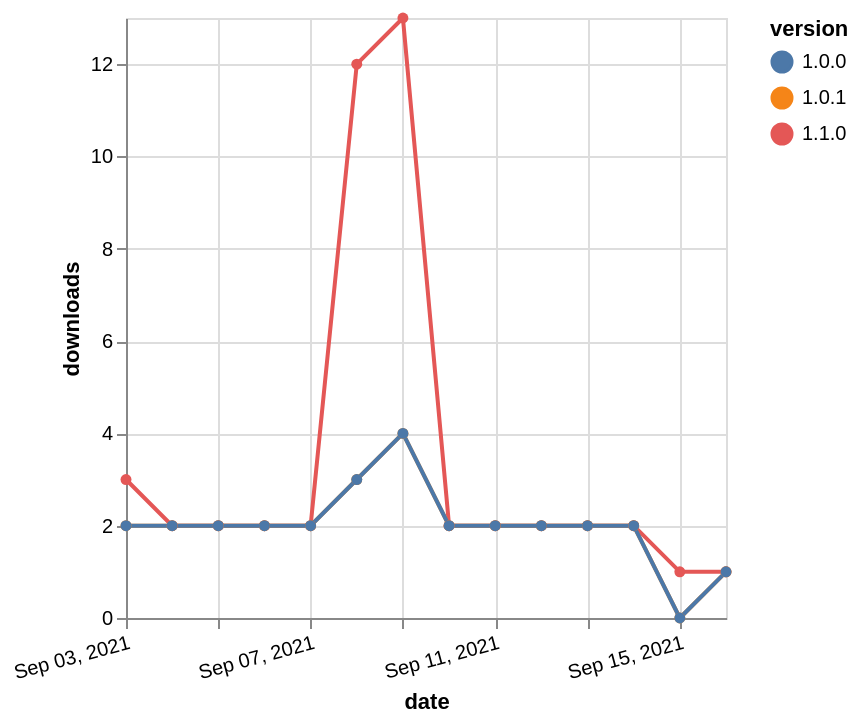

Vega-Lite specification for this chart:
### Vega-Lite specification from a JSON file in a GitHub repository (floating-point values rounded to 4 significant figures)
{"$schema": "https://vega.github.io/schema/vega-lite/v5.json", "description": "A simple bar chart with embedded data.", "data": {"values": [{"date": "2021-09-03", "total": 1732, "delta": 3, "version": "1.1.0"}, {"date": "2021-09-04", "total": 1734, "delta": 2, "version": "1.1.0"}, {"date": "2021-09-05", "total": 1736, "delta": 2, "version": "1.1.0"}, {"date": "2021-09-06", "total": 1738, "delta": 2, "version": "1.1.0"}, {"date": "2021-09-07", "total": 1740, "delta": 2, "version": "1.1.0"}, {"date": "2021-09-08", "total": 1752, "delta": 12, "version": "1.1.0"}, {"date": "2021-09-09", "total": 1765, "delta": 13, "version": "1.1.0"}, {"date": "2021-09-10", "total": 1767, "delta": 2, "version": "1.1.0"}, {"date": "2021-09-11", "total": 1769, "delta": 2, "version": "1.1.0"}, {"date": "2021-09-12", "total": 1771, "delta": 2, "version": "1.1.0"}, {"date": "2021-09-13", "total": 1773, "delta": 2, "version": "1.1.0"}, {"date": "2021-09-14", "total": 1775, "delta": 2, "version": "1.1.0"}, {"date": "2021-09-15", "total": 1776, "delta": 1, "version": "1.1.0"}, {"date": "2021-09-16", "total": 1777, "delta": 1, "version": "1.1.0"}, {"date": "2021-09-03", "total": 1342, "delta": 2, "version": "1.0.1"}, {"date": "2021-09-04", "total": 1344, "delta": 2, "version": "1.0.1"}, {"date": "2021-09-05", "total": 1346, "delta": 2, "version": "1.0.1"}, {"date": "2021-09-06", "total": 1348, "delta": 2, "version": "1.0.1"}, {"date": "2021-09-07", "total": 1350, "delta": 2, "version": "1.0.1"}, {"date": "2021-09-08", "total": 1353, "delta": 3, "version": "1.0.1"}, {"date": "2021-09-09", "total": 1357, "delta": 4, "version": "1.0.1"}, {"date": "2021-09-10", "total": 1359, "delta": 2, "version": "1.0.1"}, {"date": "2021-09-11", "total": 1361, "delta": 2, "version": "1.0.1"}, {"date": "2021-09-12", "total": 1363, "delta": 2, "version": "1.0.1"}, {"date": "2021-09-13", "total": 1365, "delta": 2, "version": "1.0.1"}, {"date": "2021-09-14", "total": 1367, "delta": 2, "version": "1.0.1"}, {"date": "2021-09-15", "total": 1367, "delta": 0, "version": "1.0.1"}, {"date": "2021-09-16", "total": 1368, "delta": 1, "version": "1.0.1"}, {"date": "2021-09-03", "total": 1344, "delta": 2, "version": "1.0.0"}, {"date": "2021-09-04", "total": 1346, "delta": 2, "version": "1.0.0"}, {"date": "2021-09-05", "total": 1348, "delta": 2, "version": "1.0.0"}, {"date": "2021-09-06", "total": 1350, "delta": 2, "version": "1.0.0"}, {"date": "2021-09-07", "total": 1352, "delta": 2, "version": "1.0.0"}, {"date": "2021-09-08", "total": 1355, "delta": 3, "version": "1.0.0"}, {"date": "2021-09-09", "total": 1359, "delta": 4, "version": "1.0.0"}, {"date": "2021-09-10", "total": 1361, "delta": 2, "version": "1.0.0"}, {"date": "2021-09-11", "total": 1363, "delta": 2, "version": "1.0.0"}, {"date": "2021-09-12", "total": 1365, "delta": 2, "version": "1.0.0"}, {"date": "2021-09-13", "total": 1367, "delta": 2, "version": "1.0.0"}, {"date": "2021-09-14", "total": 1369, "delta": 2, "version": "1.0.0"}, {"date": "2021-09-15", "total": 1369, "delta": 0, "version": "1.0.0"}, {"date": "2021-09-16", "total": 1370, "delta": 1, "version": "1.0.0"}]}, "width": "container", "mark": {"type": "line", "point": {"filled": true}}, "encoding": {"x": {"field": "date", "type": "temporal", "timeUnit": "yearmonthdate", "title": "date", "axis": {"labelAngle": -15}}, "y": {"field": "delta", "type": "quantitative", "title": "downloads"}, "color": {"field": "version", "type": "nominal"}, "tooltip": {"field": "delta"}}}
